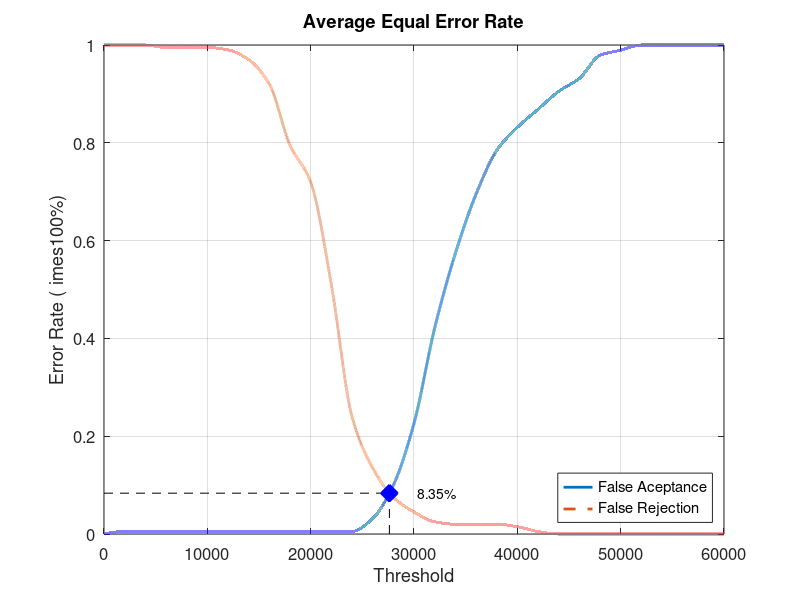
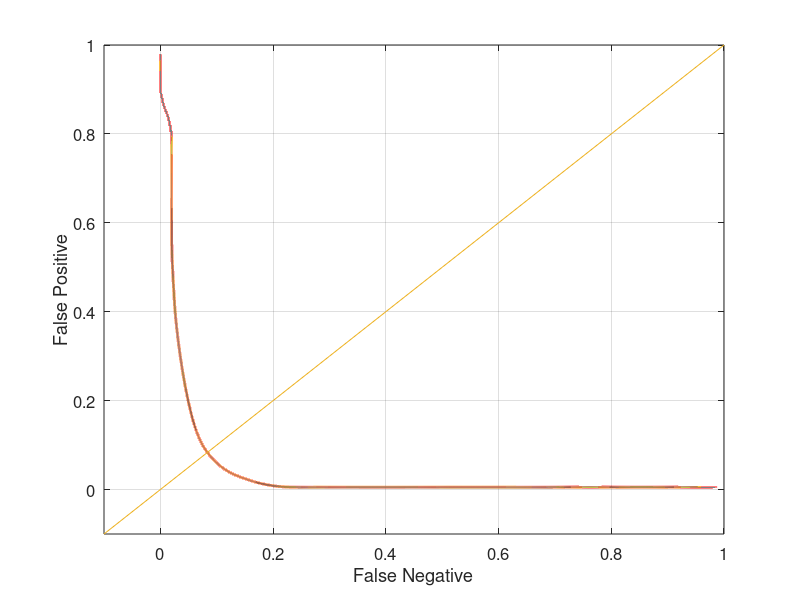

Reproduce these figures in MATLAB, in order.
close all;
clear;
clc;
x = 0:2000:60000;
xq = 0:0.5:60000;

y0 = [0 0.00526316 0.00526316 0.00526316 0.00526316 0.00526316 0.00526316 0.00526316 0.00526316 0.00526316 0.00526316 0.00526316 0.00526316 0.0315789 0.1 0.226316 0.421053 0.573684 0.694737 0.784211 0.831579 0.868421 0.905263 0.931579 0.978947 0.989474 1 1 1 1 1]
yy0 = interp1(x, y0, xq, 'pchip');
y1 = [1 1 1 0.995 0.995 0.995 0.99 0.97 0.92 0.795 0.72 0.51 0.24 0.135 0.075 0.045 0.025 0.02 0.02 0.02 0.015 0.005 0 0 0 0 0 0 0 0 0]
yy1 = interp1(x, y1, xq, 'pchip');

% Calculating EER: 
y2 = abs(y0 - y1);
find(y2 == min(y2))
yy2 = abs(yy0 - yy1);
xEER = find(yy2 == min(yy2));
xEERIndex = xq(xEER) % X-axis EER
yEER = yy0(xEER) % Y-axis EER

main = figure
plot(xq, yy0,'-','LineWidth', 2);	hold on
plot(xq, yy1,'--','LineWidth', 2);	hold on
plot([xEERIndex xEERIndex], [0 yEER], 'k--');	hold on
plot([0 xEERIndex], [yEER yEER], 'k--');	hold on
plot(xEERIndex, yEER, 'bx', 'LineWidth', 10);	hold on
text(xEERIndex + 10 * xEERIndex / 100, yEER, [num2str(round((10000 * yEER)) / 100) '%'])
legend('False Aceptance', 'False Rejection', 'Location', 'SouthEast')
xlabel('Threshold')
ylabel('Error Rate (	imes100%)')
title('Average Equal Error Rate')
set(gca, 'FontSize', 12)
axis([0 60000 0 1])
grid on

print(main, 'Database2_2Main', '-dpng');
FNRxFPR = figure('Color', [1 1 1]);
plot(yy1, yy0, '-', yy1, yy0, 'LineWidth', 2);
hold on
y = -0.1:0.1:1
plot(y, y); 
set(gca, 'FontSize', 12)
xlabel('False Negative')
ylabel('False Positive')
axis([-0.1 1 -0.1 1])
set(gca, 'FontSize', 12)
grid on

print(FNRxFPR, 'Database2_2FNRxFPR','-dpng');
